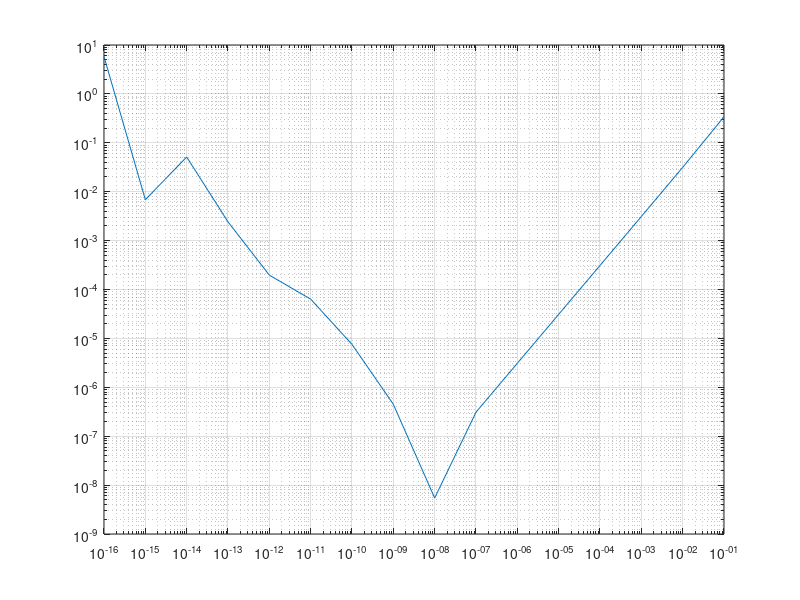

The MATLAB script that drew this image: (Note: this script raises an error after producing the figure.)
%% 1a
a = (1-1) + 1e-16
b = 1 - (1 + 1e-16)

%% 1b
H_5 = hilb(5);
InvH_5 = inv(H_5);
e_5 = ones(5,1);
H = norm(H_5*(InvH_5*e_5) - e_5)

H_10 = hilb(10);
InvH_10 = inv(H_10);
e_10 = ones(10,1);
H = norm(H_10*(InvH_10*e_10) - e_10)

H_20 = hilb(20);
InvH_20 = inv(H_20);
e_20 = ones(20,1);
H = norm(H_20*(InvH_20*e_20) - e_20)

%% 1c
f = @(x)(exp(x)/(power(cos(x), 3) + power(sin(x), 3)));

x = linspace(0,100);
y = zeros(length(x));
for i = 1:100
    y(i) = f(x(i));
end

x0 = pi/4;
f_prime = 3.101766393836051;
xy = zeros(16, 2);

for k = 1:16
    h = 10^-k;
    f_changed = f(x0 + 10^-k);
    f_(k) = (f_changed - f(x0))/(10^-k);
    diff = abs(f_prime - f_(k));
    fprintf('diff%2d = %5f\n', k, diff) 
    xy(k,2) = diff;
    xy(k,1) = h;
end

loglog(xy(:,1), xy(:,2))
grid on
%% 2a
A = [1 -2;3 2];
Inverse_A = inv(A);

norm(A,1);
norm(A,2);
norm(A,inf);
norm(Inverse_A,1);
norm(Inverse_A,2);
norm(Inverse_A,inf);

K1 = cond(A,1)
K2 = cond(A,2)
K_infinity = cond(A, inf)

%% 2c
n1 = 100;
A = rand(n1);
fprintf('Time for my functions for one and infinity norm for n = 100\n')
tic
    one_norm(A);
toc
tic
    infinity_norm(A);
toc
fprintf('Time for Matlab functions for one and infinity norms for n = 100\n')
tic
    norm(A,1);
toc
tic
    norm(A,inf);
toc

for k = 1:6
    n1 = 2*n1;
    A = rand(n1);
    fprintf('Time for my functions for one and infinity norm for n = %6d\n', n1)
    tic
    one_norm(A);
    toc
    tic
    infinity_norm(A);
    toc
    fprintf('Time for Matlab functions for one and infinity norms for n = %6d\n', n1)
    tic
    norm(A,1);
    toc
    tic
    norm(A,inf);
    toc
end
    
%calculate norm(A,one)
function y = one_norm(X)
    y = max(sum(abs(X)));
end

%calculate norm(A,infinity)
function z = infinity_norm(X)
    z = max(sum(abs(X')));
end

%% 2d

%% 7
A = [9,-6;12,-8;0,20]
[Q R] = qr(A,0)
b = [300, 600, 900];
b = b'
x = inv(R)*Q'*b

f = @(x)((-300 + 9*x)/6);
g = @(x)((-600 + 12*x)/8);
h = @(x)(900/20);

xx = linspace (0,100);
N = length(xx);
yy = zeros(N);
zz = zeros(N);
ww = zeros(N);
for i =1:N
    yy(i) = f(xx(i));
    zz(i) = g(xx(i));
    ww(i) = h(xx(i));
end

figure(1)
hold on
plot(xx, yy,'b', xx, zz, 'k', xx, ww, 'r')
plot(74, 45, '*')

%% 8
X = [0 .5 1 1.5 2 2.5];
X3 = X.^3;
X2 = X.^2;
X1 = X;
X0 = ones(1,6);
X3 = X3';
X2 = X2';
X1 = X1';
X0 = X0';

X = [X3 X2 X1 X0]
Y = [0 .2 .27 .3 .32 .33]'

[Q R] = qr(X,0)
x = inv(R)*Q'*Y

X'
A = X'*X
b = X'*Y
x = A\b
x = inv(A)*b